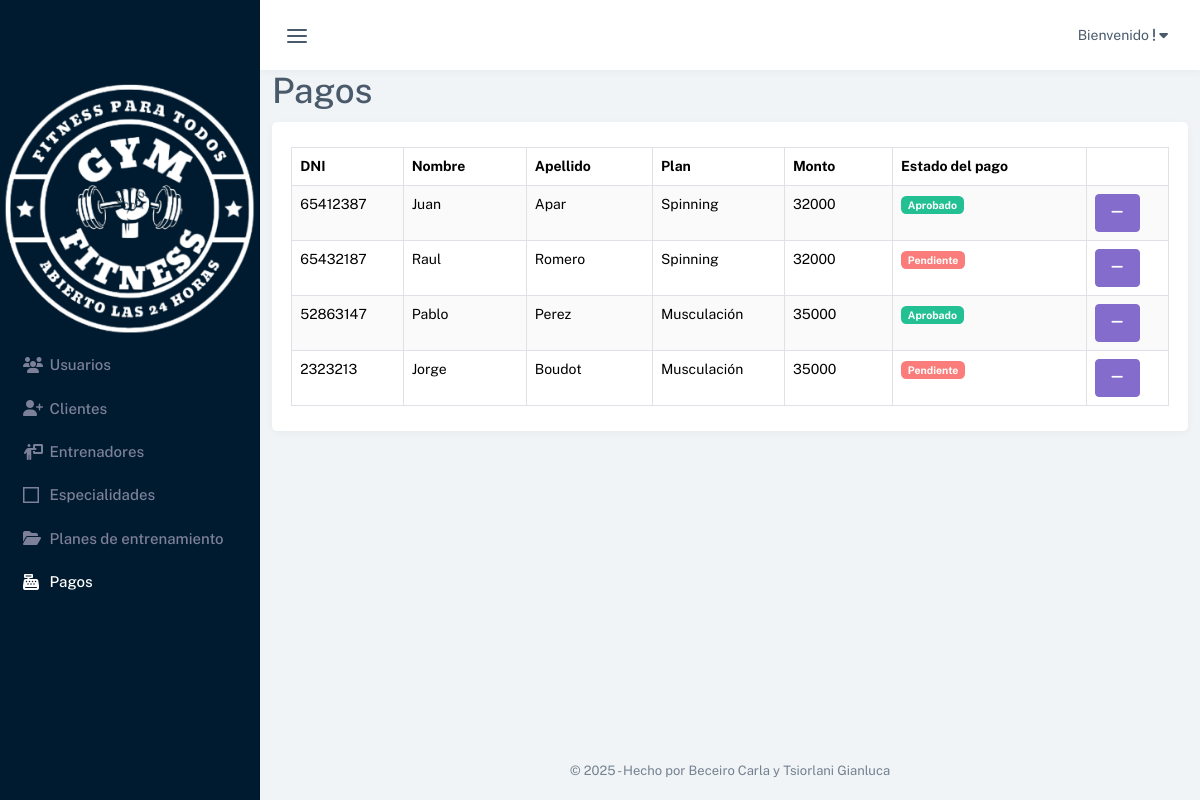
Page /pagos (signed in) on the committed database.
### tables this page shows
CREATE TABLE `clientes` (
  `id` int(11) NOT NULL,
  `dni` int(8) DEFAULT NULL,
  `nombre` varchar(50) DEFAULT NULL,
  `apellido` varchar(50) DEFAULT NULL,
  `nacimiento` date DEFAULT NULL,
  `direccion` varchar(50) DEFAULT NULL,
  `tel` varchar(20) DEFAULT NULL,
  `email` varchar(50) DEFAULT NULL,
  `id_plan` int(11) DEFAULT NULL,
  `inscripcion` date DEFAULT NULL,
  `ultimo_pago` date DEFAULT NULL,
  `pago_mensual` tinyint(1) NOT NULL
);

CREATE TABLE `especialidades` (
  `id_especialidad` int(11) NOT NULL,
  `nombre_especialidad` varchar(20) DEFAULT NULL
);

CREATE TABLE `planes` (
  `id_plan` int(11) NOT NULL,
  `tipo` tinyint(3) UNSIGNED DEFAULT NULL,
  `duracion` tinyint(1) DEFAULT NULL,
  `estado` tinyint(1) DEFAULT 0,
  `id_especialidad` int(11) NOT NULL,
  `monto_plan` int(5) DEFAULT NULL
);

### controladores/controlador.plantilla.php (called while the page is built, shortened)
<?php
class ControladorPlantilla
{
    public function ctrMostrarPlantilla()
    {
        include 'vistas/plantilla.php';
    }
}

### index.php (called while the page is built, shortened)
<?php
require_once 'controladores/controlador.plantilla.php';
require_once 'controladores/controlador.usuarios.php';
require_once 'controladores/controlador.pagos.php';
require 'modelos/modelo.pagos.php';
$plantilla = new ControladorPlantilla();
$plantilla->ctrMostrarPlantilla();

### modelos/conexion.php (called while the page is built, shortened)
<?php
class Conexion
{
	static public function conectar()
	{
		try {
			$link = new PDO(
				"mysql:host=" . self::HOST . ";dbname=" . self::DBNAME,
				self::USER,
				self::PASSWORD
			);
			$link->exec("set names utf8");
			return $link;
		} catch (PDOException $e) {
			die("Error en la conexión a la base de datos: " . $e->getMessage());
		}
	}
}

### modelos/modelo.pagos.php (called while the page is built, shortened)
<?php
require_once 'conexion.php';
class ModeloPagos
{
    static public function mdlMostrarPagos($item = null, $valor = null)
    {
        try {
            if ($item != null) {
                $sql = "SELECT c.*, e.nombre_especialidad, p.monto_plan
                    FROM clientes AS c
                    INNER JOIN planes AS p ON c.id_plan = p.id_plan INNER JOIN especialidades as e ON p.id_especialidad = e.id_especialidad
                    WHERE c.$item = :$item";
                $pagos = Conexion::conectar()->prepare($sql);
                $pagos->bindParam(":" . $item, $valor, PDO::PARAM_INT);
                $pagos->execute();
                return $pagos->fetch(PDO::FETCH_ASSOC);
            } else {
                $sql = "SELECT c.*, e.nombre_especialidad, p.monto_plan
                    FROM clientes AS c
                    INNER JOIN planes AS p ON c.id_plan = p.id_plan INNER JOIN especialidades as e ON p.id_especialidad = e.id_especialidad";
                $pagos = Conexion::conectar()->prepare($sql);
                $pagos->execute();
                return $pagos->fetchAll(PDO::FETCH_ASSOC);
            }
        } catch (Exception $e) {
            return "Error: " . $e->getMessage();
        }
    }
}

### controladores/controlador.pagos.php (called while the page is built, shortened)
<?php
class ControladorPagos
{
    static public function ctrMostrarPagos($item, $valor)
    {
        $respuesta = ModeloPagos::mdlMostrarPagos($item, $valor);
        return $respuesta;
    }
}

### vistas/modulos/pagos.php (the view, shortened to what this page needs)
<h1>Pagos</h1>
<div class="row">
    <div class="col-12">
        <div class="card">
            <div class="card-body">
                <table id="datatable" class="table table-bordered table-striped dt-responsive table-responsive nowrap">
                    <thead>
                        <tr>
                            <th>DNI</th>
                            <th>Nombre</th>
                            <th>Apellido</th>
                            <th>Plan</th>
                            <th>Monto</th>
                            <th>Estado del pago</th>
                            <th colspan="2"></th>
                        </tr>
                    </thead>
                    <tbody>
                        <?php
                        $pagos = ControladorPagos::ctrMostrarPagos(null, null);
                        foreach ($pagos as $key => $pago) {
                            ?>
                            <tr style="background-color:#000888">
                                <td> <?php echo $pago["dni"] ?></td>
                                <td> <?php echo $pago["nombre"] ?></td>
                                <td> <?php echo $pago["apellido"] ?></td>
                                <td> <?php echo $pago["nombre_especialidad"] ?> </td>
                                <td> <?php echo $pago["monto_plan"] ?></td>
                                <td> <?php if ($pago["pago_mensual"] == 1) { ?>
                                        <span class="badge bg-success">Aprobado</span>
                                    <?php } else { ?>
                                        <span class="badge bg-danger">Pendiente</span>
                                    <?php } ?>
                                </td>
                                <td>
                                    <button class="btn btn-secondary btnEstadoPago" id=<?php echo $pago["id"]; ?>
                                        estado=<?php echo $pago["pago_mensual"]; ?>>
                                        <i class="fa-solid fa-minus"></i></button>
                                </td>
                            </tr>
                        <?php } ?>
                    </tbody>
                </table>
            </div>
        </div>
    </div>
</div>

### rows in the picture
clientes: dni "65412387", nombre "Juan", apellido "Apar", especialidades.nombre_especialidad "Spinning", id_plan.monto_plan "32000", pago_mensual "Aprobado"
clientes: dni "65432187", nombre "Raul", apellido "Romero", especialidades.nombre_especialidad "Spinning", id_plan.monto_plan "32000", pago_mensual "Pendiente"
clientes: dni "52863147", nombre "Pablo", apellido "Perez", especialidades.nombre_especialidad "Musculación", id_plan.monto_plan "35000", pago_mensual "Aprobado"
clientes: dni "2323213", nombre "Jorge", apellido "Boudot", especialidades.nombre_especialidad "Musculación", id_plan.monto_plan "35000", pago_mensual "Pendiente"
